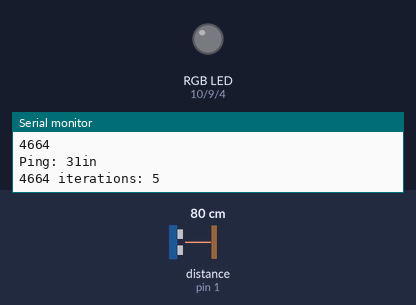
A sketch run on a simulated Arduino Uno, built with avr-gcc and run on an emulated ATmega328P. Parts: an RGB LED mixed from three pins (HIGH = lit), the last lines printed to the serial monitor. The test bench sets the inputs (shaded band); at power-on: distance to the obstacle (sensor on pin 1) 80 cm. The echo pulse lasts 58.3 µs per cm; pins used as bus, display or sensor lines are not drawn.

Above: at 1.2 s.
1.3 s: distance to the obstacle (sensor on pin 1) set to 179 cm
3.1 s: distance to the obstacle (sensor on pin 1) set to 187 cm
At 4.8 s:
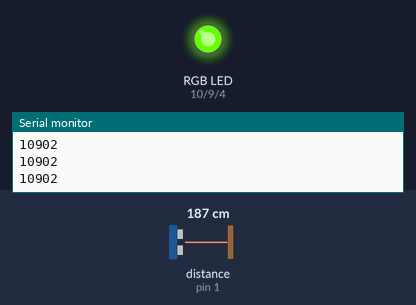
5.3 s: distance to the obstacle (sensor on pin 1) set to 2 cm
At 6.4 s:
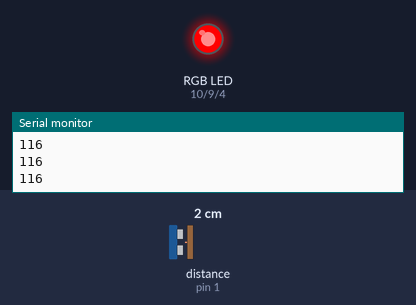
6.9 s: distance to the obstacle (sensor on pin 1) set to 299 cm
At 8.8 s:
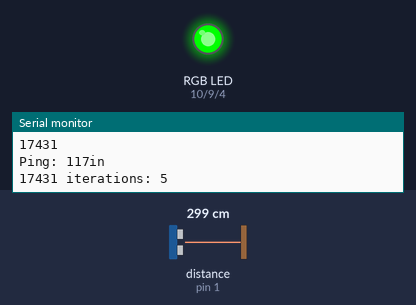
9.1 s: distance to the obstacle (sensor on pin 1) set to 278 cm
11.1 s: distance to the obstacle (sensor on pin 1) set to 271 cm
At 12.4 s:
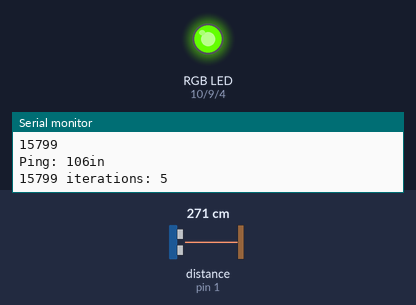
Timing chart, 0 to 14.1 s (numbered marks = the images above; inputs shaded):
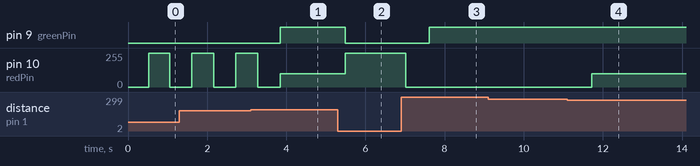

Measured:
- the behaviour switches between 182 and 183 cm on distance to the obstacle (sensor on pin 1) (found by bisection; images 0 and 1)
- the behaviour switches between 275 and 274 cm on distance to the obstacle (sensor on pin 1) (found by bisection; images 3 and 4)
- after the input at 3.1 s, pin 9 (greenPin): LOW → HIGH after 0.74 s
- after the input at 5.3 s, pin 9 (greenPin): HIGH → LOW after 0.19 s; pin 10 (redPin): 100/255 → 255/255 after 0.19 s
- after the input at 6.9 s, pin 9 (greenPin): LOW → HIGH after 0.71 s; pin 10 (redPin): 255/255 → 0/255 after 0.12 s
- after the input at 11.1 s, pin 10 (redPin): 0/255 → 100/255 after 0.62 s

The sketch:

SocialDistance.ino
```cpp
const int trigPin = 0;  // Arduino pin tied to trigger pin on the ultrasonic sensor.
const int echoPin = 1;  // Arduino pin tied to echo pin on the ultrasonic sensor.
long duration; // length of return pulse
int range_in; // range in inches

const int redPin = 10;
const int greenPin = 9;
const int bluePin = 4;
//uncomment this line if using a Common Anode LED
//#define COMMON_ANODE

boolean redOn = false;

void setup()
{
  pinMode(trigPin, OUTPUT); // Sets the trigPin as an Output
  pinMode(echoPin, INPUT); // Sets the echoPin as an Input

  Serial.begin(115200); // Open serial monitor at 115200 baud to see ping results.

  pinMode(redPin, OUTPUT);
  pinMode(greenPin, OUTPUT);
  pinMode(bluePin, OUTPUT);
}

void loop()
{
  delay(250);                     // Wait 250ms between pings. 29ms should be the shortest delay between pings.
  // Want to get 5 readings, throw out out of range, then average.
  unsigned long avgDuration = 0;
  unsigned long pulse;
  int iterations = 5;
  for (int i = 0; i < iterations; ++i)
  {
   // Clears the trigPin
   digitalWrite(trigPin, LOW);
   delayMicroseconds(2);
   // Sets the trigPin on HIGH state for 10 micro seconds
   digitalWrite(trigPin, HIGH);
   delayMicroseconds(10);
   digitalWrite(trigPin, LOW);
   // Reads the echoPin, returns the sound wave travel time in microseconds
   pulse = pulseIn(echoPin, HIGH); // timeout after 36 milliseconds
   Serial.println(pulse);
   avgDuration += pulse;
   delay(50); // Millisecond delay between pings.
  }
  // Calculating the distance
  avgDuration /= iterations;
  range_in = avgDuration * 0.0135039 / 2;

  Serial.print("Ping: ");
  Serial.print(range_in); // Send ping, get distance in inches and print result (0 = outside set distance range)
  Serial.println("in");
  Serial.print (avgDuration);
  Serial.print(" iterations: ");
  Serial.println(iterations);
  if (range_in == 0) // out of range
    {
      setColor(0, 0 , 0);
      redOn = false;
    }
  if (range_in < 72)  // too close, < 6 feet
   {
    if (redOn == false)
    {
      setColor(255, 0, 0);  // red
      redOn = true;
    }
    else
    {
      setColor(0, 0, 0); // turn off (we want it to blink)
      redOn = false;
    }
   }
  else if (range_in < 108) // 6-9 feet, warning
   {
    setColor(100, 255, 0);  // yellow
    redOn = false;
   }
  else if (range_in < 144) // less than max range
   {
    setColor(0, 255, 0);  // green
    redOn = false;
   }
  else // out of range
   {
    setColor(0, 0, 0); // off
    redOn = false;
   }
}

void setColor(int red, int green, int blue)
{
  #ifdef COMMON_ANODE
    red = 255 - red;
    green = 255 - green;
    blue = 255 - blue;
  #endif
  analogWrite(redPin, red);
  analogWrite(greenPin, green);
  analogWrite(bluePin, blue);
}
```
